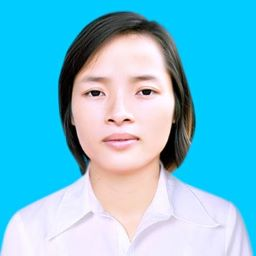
#> input picture anh_csdldpt/1.jpg, 256 x 256 px, found by its file name; its folder holds 4 pictures in this run
$ python 'cumulative histogram.py'
#> lines starting #> are read from the running program, lines starting #| are printed output that depends on the picture
import numpy as np
import pandas as pd
import cv2
import os
def cumulative_histogram(img_path):
#> called with img_path = 'E:\\anh_csdldpt\\1.jpg'
    img = cv2.imread(img_path, cv2.IMREAD_GRAYSCALE)
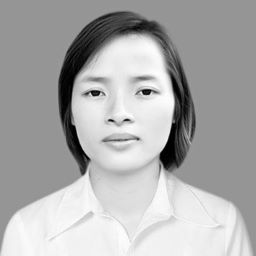
#> img: shape (256, 256); min 0, max 255, mean 171.9
    hist,bin= np.histogram(img, bins=256, range=(0, 255))
#> hist = 256 values, max 27676 at index 149, min 14 at index 254, mean 256; bin = 257 values from 0 to 255
    cumulative_histogram=[]
    (h, w) = img.shape
#> h = 256; w = 256
    t=0
    for i in range(len(hist)):
        t=t+hist[i]
        cumulative_histogram.append(t/(h*w))
#> this loop made 256 passes
#> after the loop, cumulative_histogram = 256 values from 0.00247 to 1; t = 65536
    return cumulative_histogram


path = "E:\\anh_csdldpt"
anh= os.listdir(os.path.expanduser(path))
arr=[]
for i in anh:
    p = path+'\\'+i
    a=cumulative_histogram(p)
#> a = 256 values from 0.00247 to 1
    arr.append(a)
#> pass 2 of the loop `for i in anh:`:
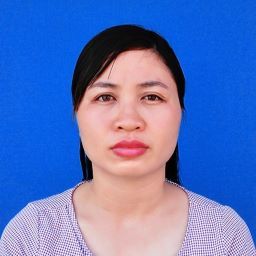
#> input picture anh_csdldpt/10.jpg, 256 x 256 px, found by its file name
#> in cumulative_histogram (call 2), `img = cv2.imread(img_path, cv2.IMREAD_GRAYSCALE)`:
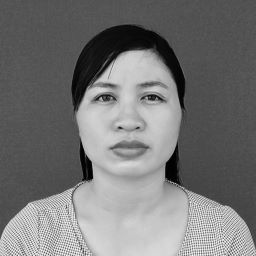
#> img: shape (256, 256); min 0, max 255, mean 117.4
#> hist = 256 values, max 3904 at index 84, min 2 at index 254, mean 256
#> the loop in cumulative_histogram (call 2), `for i in range(len(hist)):` made 256 passes
#> after the loop in cumulative_histogram (call 2), `for i in range(len(hist)):`: cumulative_histogram = 256 values from 0.00136 to 1; t = 65536
#> a = 256 values from 0.00136 to 1
#> pass 3 of the loop `for i in anh:`:
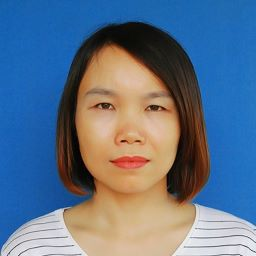
#> input picture anh_csdldpt/11.jpg, 256 x 256 px, found by its file name
#> in cumulative_histogram (call 3), `img = cv2.imread(img_path, cv2.IMREAD_GRAYSCALE)`:
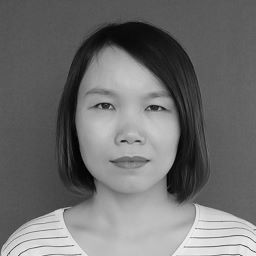
#> img: shape (256, 256); min 0, max 254, mean 111.2
#> hist = 256 values, max 2223 at index 87, min 0 at index 248, mean 256
#> the loop in cumulative_histogram (call 3), `for i in range(len(hist)):` made 256 passes
#> after the loop in cumulative_histogram (call 3), `for i in range(len(hist)):`: cumulative_histogram = 256 values from 0.00029 to 1; t = 65536
#> a = 256 values from 0.00029 to 1
#> the loop made 4 passes; the first 3 are shown
column=[]
#> column = []
for i in range(len(arr[0])):
    l = 'cot '+str(i)
    column.append(l)
df = pd.DataFrame(data = arr, columns = column)
df.to_csv("cumulative_histogram.csv",index=False)
